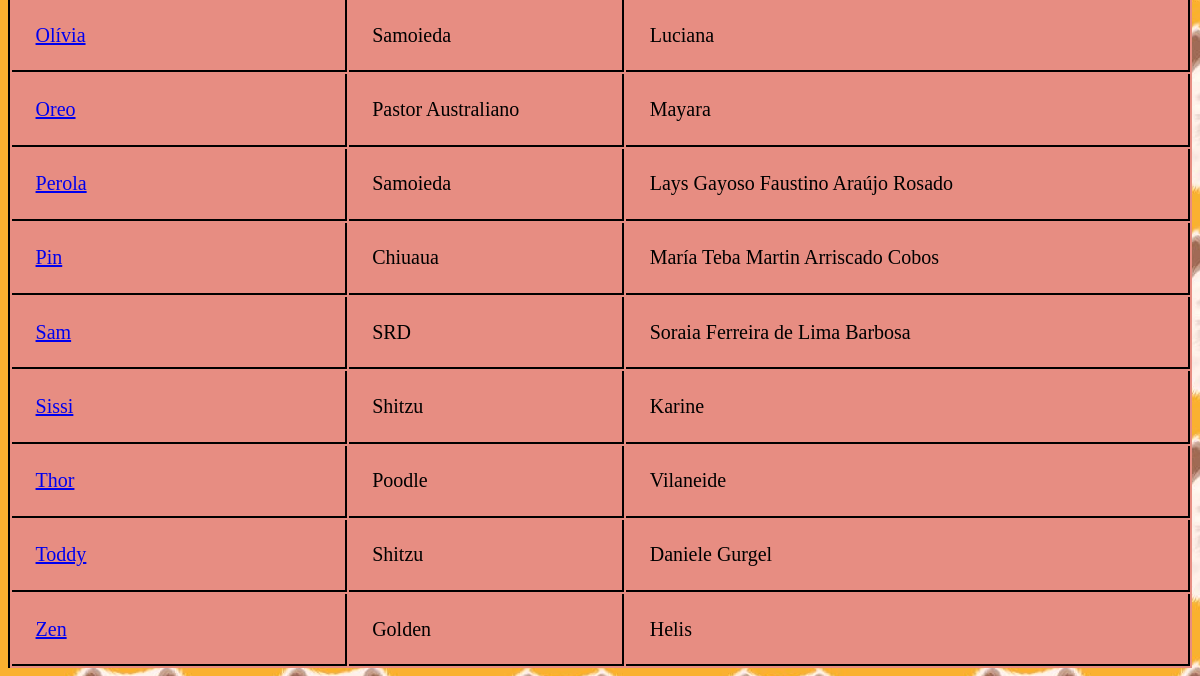
The page /listapet/ (signed in, lower part) on the database as committed earlier.
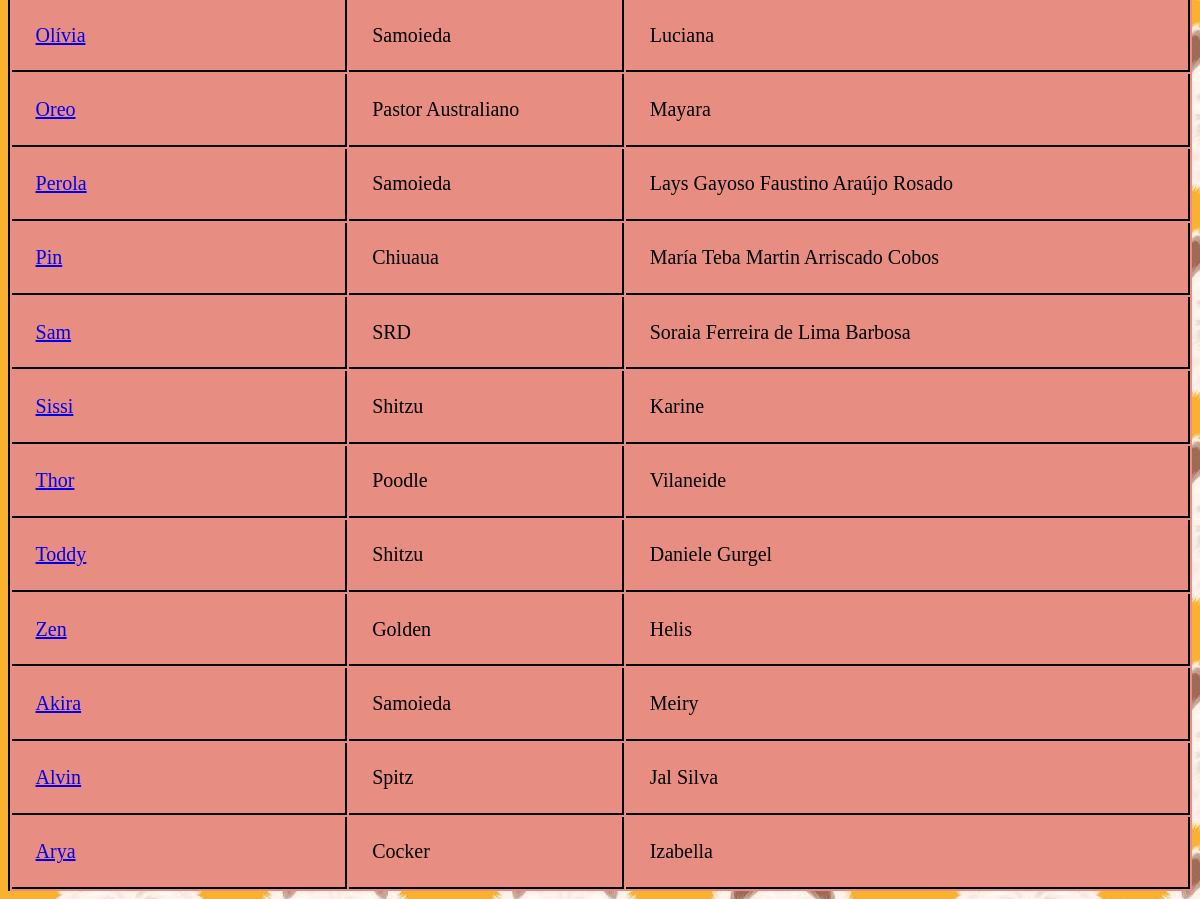
The same page on the database as committed later.
### ficha/models.py (models this page shows, shortened)
class FichaDog(models.Model):
    nome = models.CharField(max_length=100, primary_key=True)
    raca = models.CharField(max_length=100)
    data_de_nascimento =  models.DateField()
    sexo = models.CharField(max_length=1, choices=(('M', 'Macho'), ('F', 'Fêmea')))
    peso = models.DecimalField(max_digits=5, decimal_places=2)
    tipo_alimentacao = models.CharField(max_length=100)
    restricoes_alimentares = models.CharField(max_length=100, blank=True, null=True)
    nome_tutor = models.CharField(max_length=100,blank=True)
    contato_tutor = models.CharField(max_length=100)
    cpf_tutor = models.CharField(max_length=14)
    endereco = models.CharField(max_length=100,blank=True, null=True)
    veterinario = models.CharField(max_length=100,blank=True, null=True)
    observacoes = models.TextField(blank=True, null=True)
    data = models.DateTimeField(auto_now_add=True)
    class Meta:
            db_table = 'Ficha_Dog'

### ficha/views.py (the view)
# urls.py: path('listapet/', views.lista_fichas_cachorros, name='lista'),
@login_required(login_url="/auth/login/")
def lista_fichas_cachorros(request):
    cachorros = FichaDog.objects.all()
    search = request.GET.get('search')
    if search:
        cachorros = cachorros.filter(nome__icontains=search)
    return render(request, 'lista_pet.html', {'cachorros': cachorros})

### ficha/templates/lista_pet.html (shortened to what this page needs)
<!DOCTYPE html>
<html>
  <head>
    {% load static %}
  </head>
  <body>
    <div class="tabela">
      <table class="form">
          <br>
          <tbody>
              <tr>
                {% for cachorro in cachorros %}
                  <tr>
                  <td class="num"><a href="{% url 'ficha:mostrar_ficha' nome=cachorro.nome %}">{{ cachorro.nome }} </td>
                  <td >{{ cachorro.raca }} </td>
                  <td>{{ cachorro.nome_tutor}}</td>
                {% endfor %}
              </tr>
          </tbody>
      </table>
    </div>
  </body>
</html>

Rows that differ between the two databases and show on the page:
added FichaDog: nome "Akira", raca "Samoieda", nome_tutor "Meiry"
added FichaDog: nome "Alvin", raca "Spitz", nome_tutor "Jal Silva"
added FichaDog: nome "Arya", raca "Cocker", nome_tutor "Izabella"
